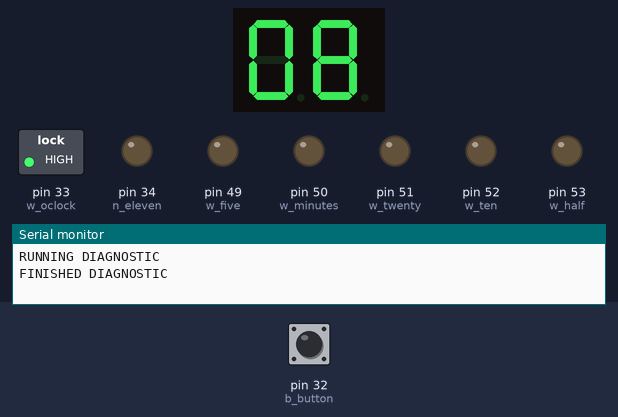
Bench run of a sketch on a simulated Arduino Mega 2560, built with avr-gcc and run on an emulated ATmega2560. Parts: 2-digit seven-segment display, switched loads named in the sketch (green lamp = pin HIGH), output pins drawn as LEDs (lit = HIGH), the last lines printed to the serial monitor. Wiring (inferred from the names in the program): 2-digit 7-segment display, segments lit when LOW: segments pin 35, pin 36, pin 37, pin 38, pin 39, pin 40, pin 41, pin 48, pin 47, pin 46, pin 45, pin 44, pin 43, pin 42. The test bench sets the inputs (shaded band); at power-on: pin 32 (b_button) HIGH. The segment pins are drawn as the display they are named for; pins used as bus, display or sensor lines are not drawn.

Above: at 9.6 s.
9.7 s: pin 32 (b_button) pulled LOW for 0.15 s
At 10.1 s:
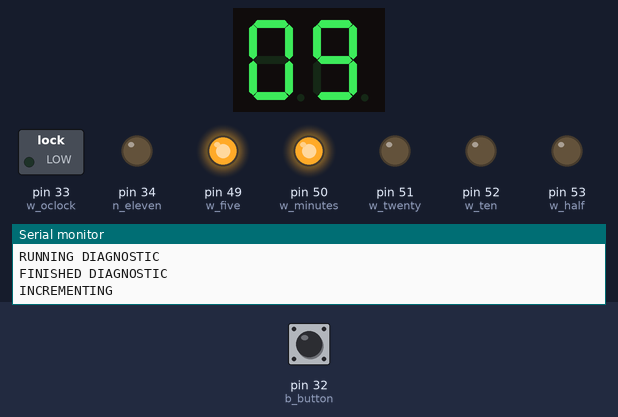
11.3 s: pin 32 (b_button) pulled LOW for 1 s
At 11.6 s:
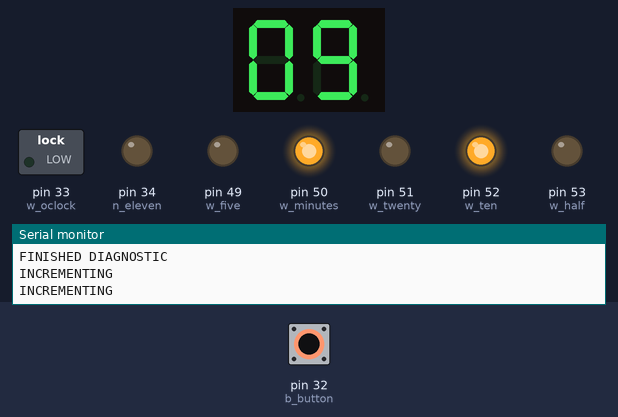
13.8 s: pin 32 (b_button) pulled LOW for 0.15 s
At 15.0 s:
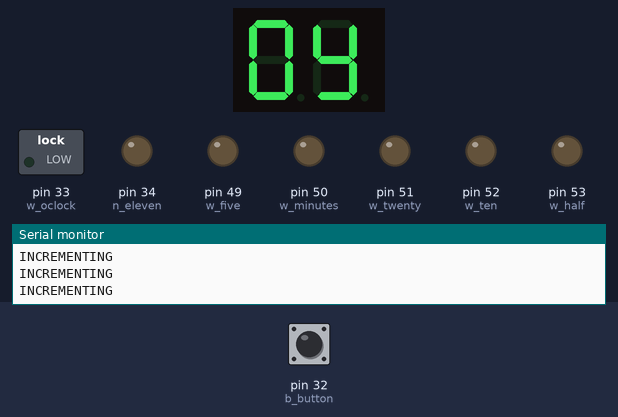
15.4 s: pin 32 (b_button) pulled LOW for 3.2 s
At 16.5 s:
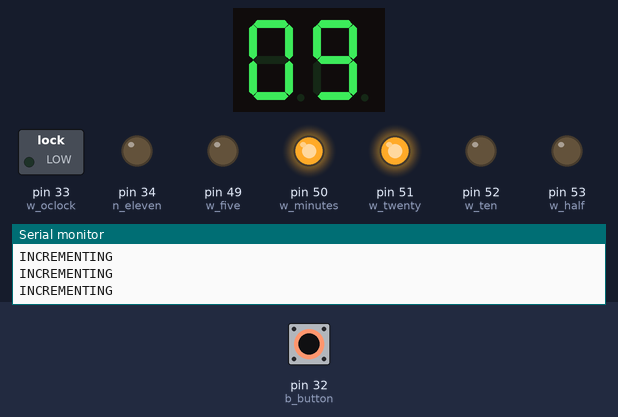
20.1 s: pin 32 (b_button) pulled LOW for 0.15 s
At 20.8 s:
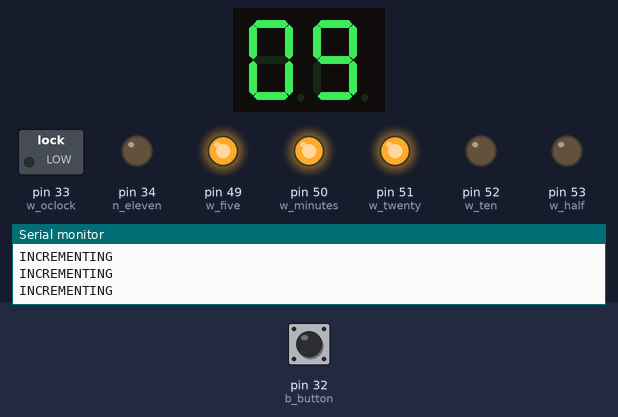
21.7 s: pin 32 (b_button) pulled LOW for 1 s
At 22.8 s:
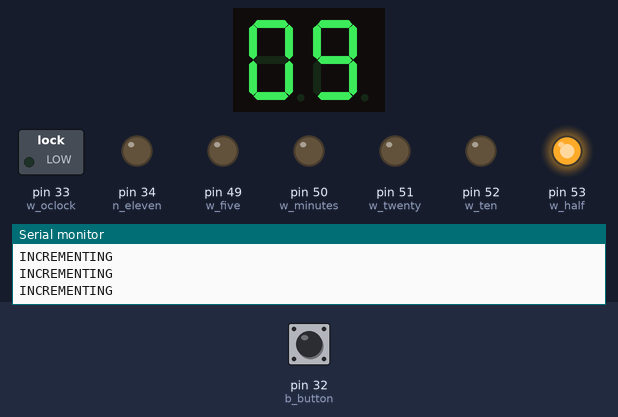
Timing chart, 0 to 24.7 s (numbered marks = the images above; inputs shaded):
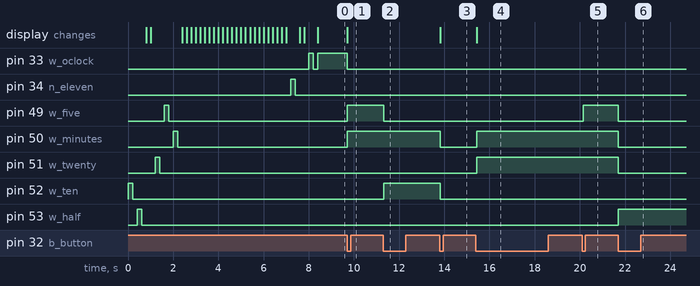

The sketch:

clock.ino
```cpp
/*
 * Nick Heller
 * 1/2/17
 * Word Clock Present for Hailey
 */

#include <Time.h>

// set word pinout integers
int w_ten = 52;
int w_half = 53;
int w_twenty = 51;
int w_minutes = 50;
int w_quarter = 48;
int w_to = 47;
int w_past = 44;
int w_five = 49;
int w_oclock = 33;

// set number pinout integers
int n_one = 38;
int n_two = 39;
int n_three = 45;
int n_four = 46;
int n_five = 37;
int n_six = 43;
int n_seven = 36;
int n_eight = 35;
int n_nine = 40;
int n_ten = 42;
int n_eleven = 34;
int n_twelve = 41;

// button pin
int b_button = 32;
int is_pressed = 0;

// first time incremented
int first_inc;
// number of times normally incremented
int iter;
// time of next increment
int next_inc;

// current hour
int t_hour = 0;

// current minute
int t_minute = 0;

// time since increment
int interval = 0;

void clearall() {
  // Iterate through all word displays
  digitalWrite(w_ten, LOW);
  digitalWrite(w_half, LOW);
  digitalWrite(w_quarter, LOW);
  digitalWrite(w_twenty, LOW);
  digitalWrite(w_five, LOW);
  digitalWrite(w_minutes, LOW);
  digitalWrite(w_past, LOW);
  digitalWrite(w_to, LOW);

  // Iterate through all number displays
  digitalWrite(n_one, LOW);
  digitalWrite(n_two, LOW);
  digitalWrite(n_three, LOW);
  digitalWrite(n_four, LOW);
  digitalWrite(n_five, LOW);
  digitalWrite(n_six, LOW);
  digitalWrite(n_seven, LOW);
  digitalWrite(n_eight, LOW);
  digitalWrite(n_nine, LOW);
  digitalWrite(n_ten, LOW);
  digitalWrite(n_eleven, LOW);
  digitalWrite(n_twelve, LOW);

  // Cap it off
  digitalWrite(w_oclock, LOW);
}

// It is _____ oclock
void blank() {
  digitalWrite(w_oclock, HIGH);
}

// It is five minutes past _____
void blank_oh_five() {
  digitalWrite(w_five, HIGH);
  digitalWrite(w_minutes, HIGH);
  digitalWrite(w_past, HIGH);
}

// It is ten minutes past _____
void blank_ten() {
  digitalWrite(w_ten, HIGH);
  digitalWrite(w_minutes, HIGH);
  digitalWrite(w_past, HIGH);
}

// It is quarter past _____
void blank_fifteen() {
  digitalWrite(w_quarter, HIGH);
  digitalWrite(w_past, HIGH);
}

// It is twenty minutes past _____
void blank_twenty() {
  digitalWrite(w_twenty, HIGH);
  digitalWrite(w_minutes, HIGH);
  digitalWrite(w_past, HIGH);
}

// It is quarter past _____
void blank_twentyfive() {
  digitalWrite(w_twenty, HIGH);
  digitalWrite(w_five, HIGH);
  digitalWrite(w_minutes, HIGH);
  digitalWrite(w_past, HIGH);
}

// It is half past _____
void blank_thirty() {
  digitalWrite(w_half, HIGH);
  digitalWrite(w_past, HIGH);
}

// It is twenty five minutes to _____
void blank_thirtyfive() {
  digitalWrite(w_twenty, HIGH);
  digitalWrite(w_five, HIGH);
  digitalWrite(w_minutes, HIGH);
  digitalWrite(w_to, HIGH);
}

// It is twenty minutes to _____
void blank_forty() {
  digitalWrite(w_twenty, HIGH);
  digitalWrite(w_minutes, HIGH);
  digitalWrite(w_to, HIGH);
}

// It is quarter to _____
void blank_fortyfive() {
  digitalWrite(w_quarter, HIGH);
  digitalWrite(w_to, HIGH);
}

// It is ten minutes to _____
void blank_fifty() {
  digitalWrite(w_ten, HIGH);
  digitalWrite(w_minutes, HIGH);
  digitalWrite(w_to, HIGH);
}

// It is five minutes to _____
void blank_fiftyfive() {
  digitalWrite(w_five, HIGH);
  digitalWrite(w_minutes, HIGH);
  digitalWrite(w_to, HIGH);
}

void render_minute(int loc_minute) {
  if (loc_minute == 0) {
    blank();
  }
  else if (loc_minute == 5) {
    blank_oh_five();
  }
  else if (loc_minute == 10) {
    blank_ten();
  }
  else if (loc_minute == 15) {
    blank_fifteen();
  }
  else if (loc_minute == 20) {
    blank_twenty();
  }
  else if (loc_minute == 25) {
    blank_twentyfive();
  }
  else if (loc_minute == 30) {
    blank_thirty();
  }
  else if (loc_minute == 35) {
    blank_thirtyfive();
  }
  else if (loc_minute == 40) {
    blank_forty();
  }
  else if (loc_minute == 45) {
    blank_fortyfive();
  }
  else if (loc_minute == 50) {
    blank_fifty();
  }
  else if (loc_minute == 55) {
    blank_fiftyfive();
  }
}

void render_hour(int loc_hour) {
  if (loc_hour == 0) {
    digitalWrite(n_twelve, HIGH);
  }
  else if (loc_hour == 1) {
    digitalWrite(n_one, HIGH);
  }
  else if (loc_hour == 2) {
    digitalWrite(n_two, HIGH);
  }
  else if (loc_hour == 3) {
    digitalWrite(n_three, HIGH);
  }
  else if (loc_hour == 4) {
    digitalWrite(n_four, HIGH);
  }
  else if (loc_hour == 5) {
    digitalWrite(n_five, HIGH);
  }
  else if (loc_hour == 6) {
    digitalWrite(n_six, HIGH);
  }
  else if (loc_hour == 7) {
    digitalWrite(n_seven, HIGH);
  }
  else if (loc_hour == 8) {
    digitalWrite(n_eight, HIGH);
  }
  else if (loc_hour == 9) {
    digitalWrite(n_nine, HIGH);
  }
  else if (loc_hour == 10) {
    digitalWrite(n_ten, HIGH);
  }
  else if (loc_hour == 11) {
    digitalWrite(n_eleven, HIGH);
  }
}

void render() {
  // effective hour is actual hour that shows up
  int eff_hour = t_hour;
  clearall();
  render_minute(t_minute);
  render_hour(eff_hour);
}

void diagnostics() {
  Serial.println("RUNNING DIAGNOSTIC");
  int delay_time = 200;
  // Iterate through all word displays
  digitalWrite(w_ten, HIGH);
  delay(delay_time);
  digitalWrite(w_ten, LOW);
  delay(delay_time);

  digitalWrite(w_half, HIGH);
  delay(delay_time);
  digitalWrite(w_half, LOW);
  delay(delay_time);

  digitalWrite(w_quarter, HIGH);
  delay(delay_time);
  digitalWrite(w_quarter, LOW);
  delay(delay_time);

  digitalWrite(w_twenty, HIGH);
  delay(delay_time);
  digitalWrite(w_twenty, LOW);
  delay(delay_time);

  digitalWrite(w_five, HIGH);
  delay(delay_time);
  digitalWrite(w_five, LOW);
  delay(delay_time);

  digitalWrite(w_minutes, HIGH);
  delay(delay_time);
  digitalWrite(w_minutes, LOW);
  delay(delay_time);

  digitalWrite(w_past, HIGH);
  delay(delay_time);
  digitalWrite(w_past, LOW);
  delay(delay_time);

  digitalWrite(w_to, HIGH);
  delay(delay_time);
  digitalWrite(w_to, LOW);
  delay(delay_time);

  // Iterate through all number displays

  digitalWrite(n_one, HIGH);
  delay(delay_time);
  digitalWrite(n_one, LOW);
  delay(delay_time);

  digitalWrite(n_two, HIGH);
  delay(delay_time);
  digitalWrite(n_two, LOW);
  delay(delay_time);

  digitalWrite(n_three, HIGH);
  delay(delay_time);
  digitalWrite(n_three, LOW);
  delay(delay_time);

  digitalWrite(n_four, HIGH);
  delay(delay_time);
  digitalWrite(n_four, LOW);
  delay(delay_time);

  digitalWrite(n_five, HIGH);
  delay(delay_time);
  digitalWrite(n_five, LOW);
  delay(delay_time);

  digitalWrite(n_six, HIGH);
  delay(delay_time);
  digitalWrite(n_six, LOW);
  delay(delay_time);

  digitalWrite(n_seven, HIGH);
  delay(delay_time);
  digitalWrite(n_seven, LOW);
  delay(delay_time);

  digitalWrite(n_eight, HIGH);
  delay(delay_time);
  digitalWrite(n_eight, LOW);
  delay(delay_time);

  digitalWrite(n_nine, HIGH);
  delay(delay_time);
  digitalWrite(n_nine, LOW);
  delay(delay_time);

  digitalWrite(n_ten, HIGH);
  delay(delay_time);
  digitalWrite(n_ten, LOW);
  delay(delay_time);

  digitalWrite(n_eleven, HIGH);
  delay(delay_time);
  digitalWrite(n_eleven, LOW);
  delay(delay_time);

  digitalWrite(n_twelve, HIGH);
  delay(delay_time);
  digitalWrite(n_twelve, LOW);
  delay(delay_time);

  // Cap it off
  digitalWrite(w_oclock, HIGH);
  delay(delay_time);
  digitalWrite(w_oclock, LOW);
  delay(delay_time);

  Serial.println("FINISHED DIAGNOSTIC");
}


void reset_time() {
  iter = 1;
  first_inc = now();
  next_inc = first_inc + 300;
}

void increment(int button) {
  Serial.println("INCREMENTING");
  t_minute = (t_minute + 5)%60;
  if (t_minute == 35) {
    t_hour = (t_hour + 1)%12;
  }
  render();
  if (button == 1) {
    reset_time();
  }
}

void check_button() {
  //Serial.println("CHECKING BUTTON");
  digitalWrite(b_button, HIGH);
  if (digitalRead(b_button) == LOW) {
    //Serial.println("BUTTON PRESSED");
    if (is_pressed == 0) {
      increment(1);
    }
    is_pressed = 1;
  }
  else {
    //Serial.println("BUTTON NOT PRESSED");
    is_pressed = 0;
  }
  digitalWrite(b_button, LOW);
}

void setup() {
  Serial.begin(9600);

  // set word pinout types
  pinMode(w_ten, OUTPUT);
  pinMode(w_half, OUTPUT);
  pinMode(w_twenty, OUTPUT);
  pinMode(w_minutes, OUTPUT);
  pinMode(w_quarter, OUTPUT);
  pinMode(w_to, OUTPUT);
  pinMode(w_past, OUTPUT);
  pinMode(w_five, OUTPUT);
  pinMode(w_oclock, OUTPUT);

  // set number pinout types
  pinMode(n_one, OUTPUT);
  pinMode(n_two, OUTPUT);
  pinMode(n_three, OUTPUT);
  pinMode(n_four, OUTPUT);
  pinMode(n_five, OUTPUT);
  pinMode(n_six, OUTPUT);
  pinMode(n_seven, OUTPUT);
  pinMode(n_eight, OUTPUT);
  pinMode(n_nine, OUTPUT);
  pinMode(n_ten, OUTPUT);
  pinMode(n_eleven, OUTPUT);
  pinMode(n_twelve, OUTPUT);

  // set button pin
  pinMode(b_button, INPUT);

  diagnostics();

  clearall();

  render();

  reset_time();
}

void loop() {
  // if button pressed, increment
  check_button();
  if (now() >= next_inc) {
    increment(0);
    iter++;
    next_inc = first_inc + (300*iter);
  }

  delay(50);

}
```

Measured:
- after the input at 9.7 s, pin 33 (w_oclock): HIGH → LOW at once; pin 49 (w_five), pin 50 (w_minutes): LOW → HIGH at once; the display: changes at once (image 1)
- after the input at 11.3 s, pin 49 (w_five): HIGH → LOW at once; pin 52 (w_ten): LOW → HIGH at once
- after the input at 13.8 s, pin 50 (w_minutes), pin 52 (w_ten): HIGH → LOW at once; the display: changes at once (image 3)
- after the input at 15.4 s, pin 50 (w_minutes), pin 51 (w_twenty): LOW → HIGH at once; the display: changes at once (image 4)
- after the input at 20.1 s, pin 49 (w_five): LOW → HIGH after 0.05 s
- after the input at 21.7 s, pin 49 (w_five), pin 50 (w_minutes), pin 51 (w_twenty): HIGH → LOW at once; pin 53 (w_half): LOW → HIGH at once
